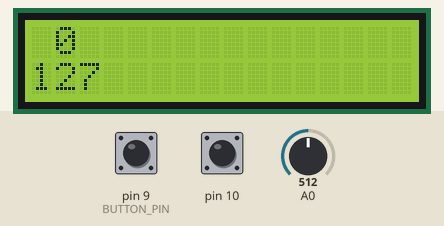
Bench run of a sketch on a simulated Arduino Uno, built with avr-gcc and run on an emulated ATmega328P. Parts: 16×2 character LCD. The inputs (shaded band) are chosen by the test bench; at power-on: pin 10 HIGH, pin 9 (BUTTON_PIN) HIGH, A0 = 512. EEPROM starts erased; what the sketch prints to the serial monitor is not drawn.

Above: at 3.2 s.
3.3 s: pin 10 pulled LOW for 0.15 s
At 4.4 s:
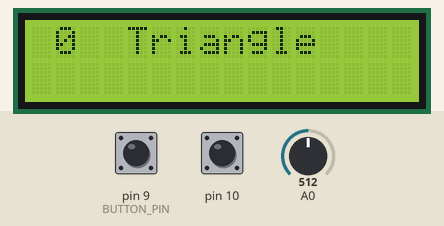
4.9 s: pin 9 (BUTTON_PIN) pulled LOW for 0.15 s
At 6.1 s:
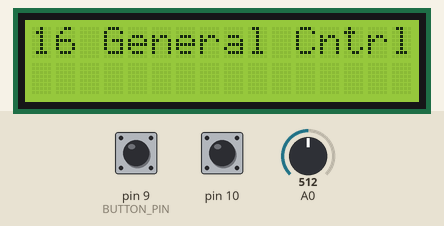
6.5 s: pin 10 pulled LOW for 1 s
At 7.06 s:
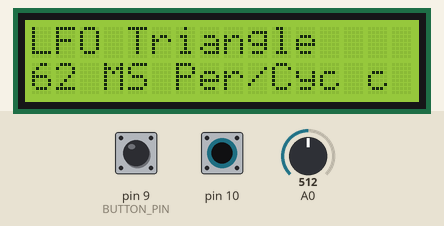
9.0 s: A0 set to 306
At 10.2 s:
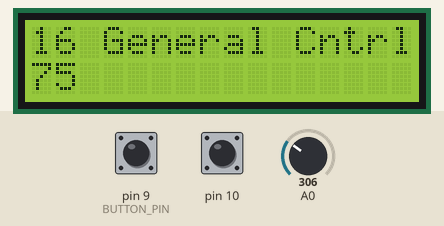
10.5 s: A0 set to 122
At 11.4 s:
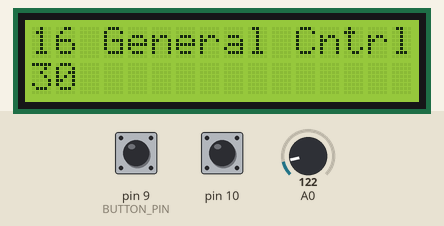
12.0 s: pin 9 (BUTTON_PIN) pulled LOW for 1 s
At 12.8 s:
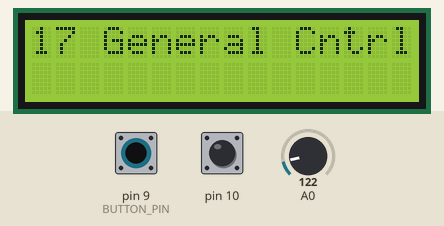
Timing chart, 0 to 15.0 s (numbered marks = the images above; inputs shaded):
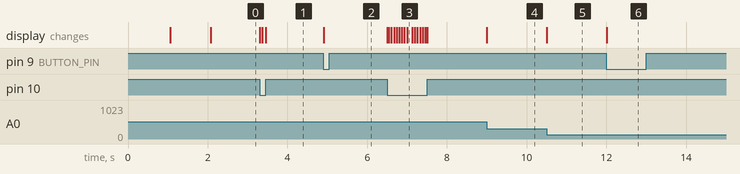

Measured:
- after the input at 3.3 s, the display: first changes at once (image 1 shows a later state)
- after the input at 4.9 s, the display: changes at once (image 2)
- after the input at 6.5 s, the display: first changes at once (image 3 shows a later state)
- after the input at 9.0 s, the display: changes at once (image 4)
- after the input at 10.5 s, the display: changes at once (image 5)
- after the input at 12.0 s, the display: changes at once (image 6)

The sketch:

midi_pedal02.ino
```cpp
// (licence header left out)
#include <EEPROM.h>
#include <LiquidCrystal.h>
#include "PedalValue.h"
#include "DButton.h"
#include "ControlSelector.h"

//*****************************************************************************
//	Defines
//*****************************************************************************
#define ANALOG_PIN 0			// Pin for reading potentiometer
#define BUTTON_PIN 9			// Pin for controller selection button
#define MODE_BUTTON 10		// Pin for mode selection button
#define TOP_ROW 0				// LCD row
#define BOTTOM_ROW 1			// LCD row
#define LINEAR 0				// Linear mode
#define LFO 1					// LFO mode
#define LFO_MULTIPLIER 20		// Multiplies the midi pedal value to get a MS delay
#define UP 0					// LFO direction
#define DOWN 1					// LFO direction
#define ONE_MINUTE_MS 60000		// 1 minute in milliseconds

#define LFO_TRIANGLE 1			// Triangle wave mode
#define LFO_SAW_UP	 2			// Slope up sawtooth
#define LFO_SAW_DOWN 3			// Slope down sawtooth
#define LFO_SQUARE   4			// Square wave

//*****************************************************************************
//	Globals
//*****************************************************************************

// initialize the LCD library with the numbers of the interface pins
LiquidCrystal lcd(12, 11, 5, 4, 3, 2);

// Class to manage the controller selection
ControlSelector *controlSelector;

// Class to handle reading the pedal values
PedalValue *pedalValue;

// Used for selecting midi control code
DButton *selectButton;

// Used for selecting between linear and LFO modes
DButton *modeButton;

// Used for building messages on the LCD
char text[17];

// Holds the midi value
byte midiValue;

// The midi controller code
byte midiController = 16;

// Midi status code for controller on channel 1
byte midiStatus = 0xB0;

// Mode LFO or LINEAR
byte mode;

// LFO midi value
byte lfoValue;
byte lfoSendValue;	// this is the value that actually gets sent by midi

// LFO mode
byte lfoMode;

// LFO direction
byte lfoDirection;

// Timer counter for LFO operation in microseconds
unsigned long prevTimeMS;		// records previous time in microseconds
unsigned long lfoDelayMS;		// Delay between LFO writes in microseconds
unsigned long currentMS;		// Current time in microseconds
unsigned long rateTimeMS;		// LFO rate timer in milliseconds
unsigned long ratePrevTimeMS;	// Previous time in milliseconds
unsigned long lfoRatePerMin;	// LFO cycles per minute


//*****************************************************************************
//	Set up
//*****************************************************************************
void setup() {


	// Allocate space for classes
	pedalValue = (PedalValue*)malloc(sizeof(PedalValue));
	selectButton = (DButton*)malloc(sizeof(DButton));
	modeButton = (DButton*)malloc(sizeof(DButton));
	controlSelector = (ControlSelector*)malloc(sizeof(ControlSelector));

	selectButton->initialise(BUTTON_PIN);
	modeButton->initialise(MODE_BUTTON);
	controlSelector->initialise();

	//  Set MIDI baud rate:
	Serial.begin(115200);

	// set up the LCD's number of columns and rows:
	lcd.begin(16, 2);

	// Print a message to the LCD.
	lcd.print("Set pedal to max");

	// Short delay to allow pedal to be calibrated
	delay(1000);

	// Initialise the pedal and calibrate the max value
	pedalValue->intialise(ANALOG_PIN);

	// Display max value read from pot
	lcd.setCursor(0, BOTTOM_ROW);
	lcd.print(pedalValue->GetMaxValue());


	// Short delay to see calibrated value
	delay(1000);

	lcd.clear();

	// Setup the LFO params
	prevTimeMS = micros();
	lfoValue = 0;
	lfoDirection = UP;
	lfoMode = LFO_TRIANGLE;

	// Set the starting midi value
	midiValue = 0;

	// Set the starting value for calculating the LFO rate per min
	ratePrevTimeMS = millis();
	lfoRatePerMin = 0;

	// Display the controls depending on the mode
	if( mode == LFO)
	{
		displayLFOWave();
	}
	else
	{
		displayControllerCode();
	}

}


//*****************************************************************************
//	Main processing loop
//*****************************************************************************
void loop()
{

	// Process the mode button
	processModeButton();

	// Process select button
	processSelectButton();

	// Read the pedal value
	pedalValue->readPedal();

	// If the pedal has changed then grab the midi value from the pedal
	// If the mode is LINEAR then send this value to the Midi instrument
	// If the mode is LFO use the midi value to calculate a time delay in microseconds
	// this is used to control the speed of the LFO.
	if(pedalValue->isNewValueReady())
	{
		midiValue = pedalValue->GetMidiValue();

		switch(mode)
		{

		case LINEAR:
			// Send a linear midi message
			sendMidiControl(midiStatus, controlSelector->ControllerCode, midiValue);

			// Update display
			displayMidiValue();

			// reset the LFO params
			prevTimeMS = millis();
			lfoValue = 0;
			lfoDirection = UP;
			delay(5);
			break;

		case LFO:
			// Calculate the delay between midi control value sends
			// Note the saw waves only run for half the cycle so double the delay time for these
			lfoDelayMS = (127 - midiValue) * (lfoMode == LFO_SAW_UP || lfoMode == LFO_SAW_DOWN ? LFO_MULTIPLIER * 2: LFO_MULTIPLIER);
		}
	}

	// If the mode is LFO then send the midi messsage and calculate the time for the next send
	if(mode == LFO)
	{
		// Get the currrent time in microseconds
		currentMS = micros();

		// If the previous time plus the delay is now smaller than the current time
		// send a midi message

		if(prevTimeMS + lfoDelayMS <= currentMS)
		{
			// Calculate the next midi value depending on the type of wave
			switch(lfoMode)
			{

				// * * * * * TRIANGLE WAVE * * * * *
			case LFO_TRIANGLE:

				if(lfoDirection == UP)
				{
					if(lfoValue < 127)
					{
						lfoValue++;
					}
					else
					{
						lfoDirection = DOWN;
					}
				}
				else if(lfoDirection == DOWN)
				{
					if(lfoValue > 0)
					{
						lfoValue--;
					}
					else
					{
						lfoDirection = UP;

						// Calc and display the cycles per minute at the beginning of the cycle
						calculateCyclesPerMinute();
					}
				}
				lfoSendValue = lfoValue;
				break;

				// * * * * * SAW UP WAVE * * * * *
			case LFO_SAW_UP:

				if(lfoValue < 127)
				{
					lfoValue++;
				}
				else
				{
					lfoValue = 0;

					// Calc and display the cycles per minute at the beginning of the cycle
					calculateCyclesPerMinute();
				}
				lfoSendValue = lfoValue;
				break;

				// * * * * * SAW DOWN WAVE * * * * *
			case LFO_SAW_DOWN:

				if(lfoValue > 0)
				{
					lfoValue--;
				}
				else
				{
					lfoValue = 127;

					// Calc and display the cycles per minute at the beginning of the cycle
					calculateCyclesPerMinute();
				}
				lfoSendValue = lfoValue;
				break;

				// * * * * * SQUARE WAVE * * * * *
			case LFO_SQUARE:
				if(lfoDirection == UP)
				{
					if(lfoValue < 127)
					{
						lfoValue++;
					}
					else
					{
						lfoDirection = DOWN;
					}
				}
				else if(lfoDirection == DOWN)
				{
					if(lfoValue > 0) {	lfoValue--;	}
					else
					{
						lfoDirection = UP;

						// Calc and display the cycles per minute at the beginning of the cycle
						calculateCyclesPerMinute();
					}
				}
				if(lfoValue < 64)
				{
					lfoSendValue = 0;
				}
				else
				{
					lfoSendValue = 127;
				}
				break;

			} // End of switch case

			sendMidiControl(midiStatus, controlSelector->ControllerCode, lfoSendValue);

			// Set this as the previous value
			prevTimeMS = currentMS;
		}
	}
}


//*****************************************************************************
//	Process the mode button
//*****************************************************************************
void processModeButton()
{

	// Read the mode button
	modeButton->readButton();

	// If the mode button is selected, check the mode
	if( modeButton->isButtonOn())
	{
		// If in LINEAR mode switch to LFO mode
		if(mode == LINEAR)
		{
			mode = LFO;
			modeButton->buttonUsed();
			displayLFOWave();
		}
	}

	// Switch from LFO to linear mode
	if(mode == LFO && !modeButton->isButtonOn())
	{
		mode = LINEAR;
		displayControllerCode();
	}
}


//*****************************************************************************
//	Process the select button
//*****************************************************************************
void processSelectButton()
{
	// Read the selector button
	selectButton->readButton();

	// If the select button is pressed check to see what needs to be changed
	if(selectButton->isButtonOn())
	{
		switch (mode)
		{
		case LINEAR:
			controlSelector->selectController(selectButton);
			displayControllerCode();
			break;

		case LFO:
			if(selectButton->isButtonOn() && !selectButton->IsButtonUsed)
			{
				selectButton->buttonUsed();

				if(lfoMode < LFO_SQUARE)
				{
					lfoMode++;
				}
				else
				{
					lfoMode = LFO_TRIANGLE;
				}
			}

			// Put the appropriate text on the screen
			displayLFOWave();
			delay(50);

			break;
		}
	}
}


//*****************************************************************************
//	Calculate and display the cycles per minute
//*****************************************************************************
void calculateCyclesPerMinute()
{
	rateTimeMS = millis() - ratePrevTimeMS;
	lfoRatePerMin = ONE_MINUTE_MS / rateTimeMS;

	//sprintf(text,"%3d Per Min ",lfoRatePerMin);
	sprintf(text,"%d MS Per/Cyc ", rateTimeMS);

	// Update display
	displayTextValue(text);
	ratePrevTimeMS = millis();
}

//*****************************************************************************
//	Display the text value
//*****************************************************************************
void displayTextValue(char *txt)
{
	lcd.setCursor(0, BOTTOM_ROW);
	lcd.print("   ");
	lcd.setCursor(0, BOTTOM_ROW);
	lcd.print(txt);
}


//*****************************************************************************
//	Display the midi value
//*****************************************************************************
void displayMidiValue()
{
	lcd.setCursor(0, BOTTOM_ROW);
	lcd.print("   ");
	lcd.setCursor(0, BOTTOM_ROW);
	lcd.print(midiValue);
}


//*****************************************************************************
//	Display selected LFO wave
//*****************************************************************************
void displayLFOWave()
{
	switch(lfoMode)
	{
	case LFO_TRIANGLE:
		sprintf(text,"LFO Triangle    ");
		break;
	case LFO_SAW_UP:
		sprintf(text,"LFO Saw Up      ");
		break;
	case LFO_SAW_DOWN:
		sprintf(text,"LFO Saw Down    ");
		break;
	case LFO_SQUARE:
		sprintf(text,"LFO Square      ");
		break;
	}
	lcd.setCursor(0, TOP_ROW);
	lcd.print(text);
}


//*****************************************************************************
//	Display controller code
//*****************************************************************************
void displayControllerCode()
{
	lcd.setCursor(0, TOP_ROW);
	lcd.print(controlSelector->ControllerName);
	lcd.setCursor(0, BOTTOM_ROW);
	lcd.print("                ");
}


//*****************************************************************************
//	Sends a midi control messsage
//*****************************************************************************
void sendMidiControl(byte status, byte control, byte value)
{
	Serial.write(status);
	Serial.write(control);
	Serial.write(value);
}
```

ControlSelector.cpp
```cpp
// (licence header left out)
#include "ControlSelector.h"


//*****************************************************************************
//	Constructor
//*****************************************************************************
ControlSelector::ControlSelector(void)
{
}

//*****************************************************************************
//	initialise
//*****************************************************************************
void ControlSelector::initialise()
{

	// Define an array of controller names
	sprintf(controlNames[0], "General Cntrl");
	sprintf(controlNames[1], "General Cntrl");
	sprintf(controlNames[2], "General Cntrl");
	sprintf(controlNames[3], "General Cntrl");
	sprintf(controlNames[4], "General Cntrl");


	// Define an index that links controller values to the to the appropriate controller name
	controlCodeArray[0] = 16;
	controlCodeArray[1] = 17;
	controlCodeArray[2] = 18;
	controlCodeArray[3] = 19;
	controlCodeArray[4] = 20;

	// read controller index from eeprom and use this index with the controlCodeArray
	// to get the appropriate controller name
	controllerIndex = EEPROM.read(EPROM_ADDRESS);
	ControllerCode = controlCodeArray[controllerIndex];
	sprintf(ControllerName, "%2d %s", ControllerCode, controlNames[controllerIndex]);
}

//*****************************************************************************
//	select the controller
//*****************************************************************************
void ControlSelector::selectController(DButton *button)
{
	if(!button->IsButtonUsed)
	{
		button->buttonUsed();

		// Loop round all the controllers
		if(controllerIndex < NUM_CONTROLLERS -1)
		{
			controllerIndex++;
		}
		else
		{
			controllerIndex = 0;
		}
		ControllerCode = controlCodeArray[controllerIndex];
		sprintf(ControllerName, "%2d %s", ControllerCode, controlNames[controllerIndex]);

		// Save the controller index in the eeprom
		EEPROM.write(EPROM_ADDRESS, controllerIndex);
	}
}
```

ControlSelector.h
```cpp
// (licence header left out)
#pragma once

#ifndef ControlSelector_H
#define ControlSelector_H

#include <Arduino.h>
#include <EEPROM.h>
#include <stdio.h>
#include "DButton.h";


#define EPROM_ADDRESS 0
#define NUM_CONTROLLERS 5


class ControlSelector
{

private:
	byte controllerIndex;
	// Define an array of controller names
	char controlNames[NUM_CONTROLLERS][17];

	// Define an index that links controller values to the to the appropriate controller name
	byte controlCodeArray[NUM_CONTROLLERS];

public:
	char ControllerName[17];
	byte ControllerCode;

	ControlSelector(void);
	void initialise();
	void selectController(DButton *button);


};

#endif
```

DButton.cpp
```cpp
/// *********************************************************************************
// DButton
// *********************************************************************************
// (c) D K Dickens
// Date created: 21/5/2014
// Description:
//
// The button has two states, On & OFF.
// It can only be switched between these states if a debounced
// reading confirms a change.
//
// The button also has a IsButtonUsed status.  This can be used by
// the calling code to avoid an ON button being continually used.
// So if the user keeps his/her finger on the switch the On value
// will only be used once.
//
// Detects if a button has been pressed.
// Debounces by testing the button over 3 consecutive reads
// The code using the button must call the buttonUsed() method
// it can then test the IsButtonUsed flag to avoid the button's
// on state being continually used.
//
// History:
//
// *********************************************************************************
#include "DButton.h"

//*****************************************************************************
//	constructor
//*****************************************************************************
DButton::DButton(void)
{
}


//*****************************************************************************
//	initialise
//*****************************************************************************
void DButton::initialise(byte pinNumber)
{
	_pin = pinNumber;
	pinMode(_pin, INPUT_PULLUP);
	_buttonState = OFF;
	IsButtonUsed = false;
	_count = 0;
}

//*****************************************************************************
//	readButton
//  If the button is high and the previous state was high, increment the
//  counter.  When the counter reaches maximum then set the set flag to true.
//*****************************************************************************
void DButton::readButton()
{
	int reading = digitalRead(_pin);

	// if the button is currently off and the pin reading is high
	// then take DEBOUNCE_MAX readings.  If all readings are high
	// then switch the button on
	if(_buttonState == OFF && reading == LOW)
	{
		if(_count < DEBOUNCE_MAX)
		{
			_count++;
		}
		else
		{
			_count = 0;
			_buttonState = ON;
			IsButtonUsed = false;
		}
	}
	else if(_buttonState == ON && reading == HIGH)
	{
		// If the button is currently ON and the reading is low
		// then take DEBOUNCE_MAX readings.  If they are all low
		// switch the button off
		if(_count < DEBOUNCE_MAX)
		{
			_count++;
		}
		else
		{
			_count = 0;
			_buttonState = OFF;
			IsButtonUsed = false;
		}
	}
	else
	{
		// Reset the counter
		_count = 0;
	}
}


//*****************************************************************************
//	isButtonSet
//  Returns true if the button is set
//*****************************************************************************
boolean DButton::isButtonOn()
{
	return _buttonState == ON;
}


//*****************************************************************************
//	buttonUsed
//	This must be called by the code using the button to indicate that the
//	press has been read and to reset the debounce mechanism
//*****************************************************************************
void DButton::buttonUsed()
{
	IsButtonUsed = true;
}
```

DButton.h
```cpp
// (licence header left out)
#pragma once

#include <Arduino.h>

#define DEBOUNCE_MAX 10
#define OFF 0
#define ON 1


class DButton
{

private:
	byte _pin;					// Input pin number
	byte _count;				// Debounce counter


	byte _buttonState;			// Either ON or OFF


public:

	// Properties
	byte IsButtonUsed;		// Either USED or UNUSED

	// Functions
	DButton(void);

	void initialise(byte pinNumber);
	void readButton();
	boolean isButtonOn();
	void buttonUsed();

};
```

PedalValue.h
```cpp
// (licence header left out)
#pragma once

#include <arduino.h>

class PedalValue
{
private:
	byte previousMidiValue;
	double currentReading;
	double maxValue;
	byte midiValue;
	byte analogPin;
	boolean newValueReady;


public:
	PedalValue(void);
	~PedalValue(void);

	void intialise(byte analogPin);
	boolean isNewValueReady();
	void readPedal();
	byte GetMidiValue();
	int GetMaxValue();

};
```

Source omitted: PedalValue.cpp (3728 bytes)
